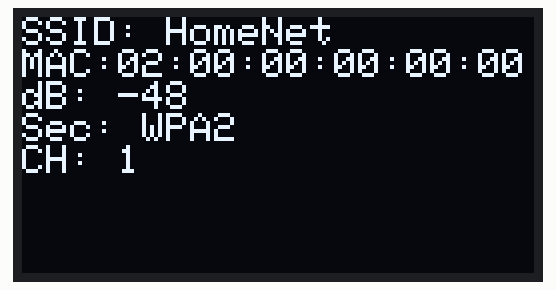
Bench run of a sketch on a simulated ESP32. Shown: 128×64 one-colour display. A WiFi scan finds three made-up networks.

Above: at 2.1 s.
At 8.2 s:
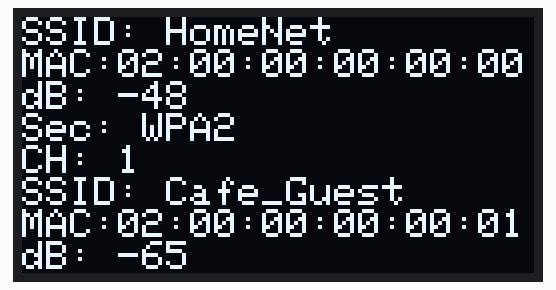
At 15.4 s:
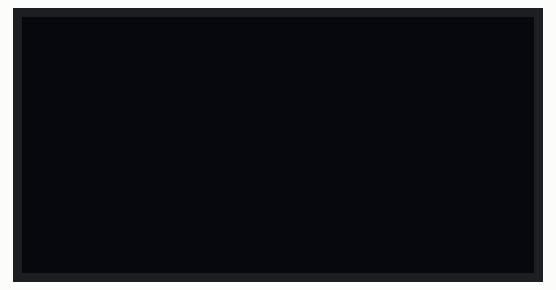

The sketch:

OtherWiFiScanner.ino
```cpp
#include <Wire.h>
#include <Adafruit_GFX.h>
#include <Adafruit_SSD1306.h>
#include <WiFi.h>

#define OLED_ADDRESS 0x3C
#define SCREEN_WIDTH 128
#define SCREEN_HEIGHT 64
#define OLED_SDA_PIN 4    // nebo jiný pin, který jste si vybrali
#define OLED_SCL_PIN 5    // nebo jiný pin, který jste si vybrali
#define OLED_RESET    -1 // nebo jiný pin, který chcete použít pro reset

Adafruit_SSD1306 display(SCREEN_WIDTH, SCREEN_HEIGHT, &Wire, OLED_RESET);


void setup() {
  Wire.begin(OLED_SDA_PIN, OLED_SCL_PIN);

  if (!display.begin(SSD1306_SWITCHCAPVCC, OLED_ADDRESS)) {
    Serial.println(F("Zobrazovač SSD1306 nenačítaný."));
    for (;;);
  }

  display.setTextSize(1);
  display.setTextColor(SSD1306_WHITE);
  display.clearDisplay();
  display.display();
}

void loop() {
  int n = WiFi.scanNetworks();

  display.clearDisplay();
  display.setCursor(0, 0);

  for (int i = 0; i < n; i++) {
    display.print("SSID: ");
    display.println(WiFi.SSID(i));

    display.print("MAC:");
    display.println(WiFi.BSSIDstr(i));

    display.print("dB: ");
    display.println(WiFi.RSSI(i));

    display.print("Sec: ");
    display.println(getEncryptionTypeText(WiFi.encryptionType(i)));

    display.print("CH: ");
    display.println(WiFi.channel(i));

    display.display();

    delay(1000);
  }

  // Vyčistíme displej po každých 9 sekundách
  static unsigned long lastDisplayClearTime = 0;
  if (millis() - lastDisplayClearTime >= 14000) {
    display.clearDisplay();
    display.display();
    lastDisplayClearTime = millis();
  }
}

String getEncryptionTypeText(uint8_t encryptionType) {
  switch (encryptionType) {
    case WIFI_AUTH_OPEN:
      return "None";
    case WIFI_AUTH_WEP:
      return "WEP";
    case WIFI_AUTH_WPA_PSK:
      return "WPA";
    case WIFI_AUTH_WPA2_PSK:
      return "WPA2";
    case WIFI_AUTH_WPA_WPA2_PSK:
      return "WPA/WPA2";
    case WIFI_AUTH_WPA2_ENTERPRISE:
      return "WPA2 Enterprise";
    default:
      return "Unknown";
  }
}
```

esp32-CHANNEL-Jammer.ino
```cpp
// Well, IT DIDNT WORK CUZ esp32 WiFi lib needs to be able to do that !
```

Measured:
- by itself, everything shown: repeats every 15.3 s, in 7 steps
- what the display in image 0 shows lasts 1.0 s, from 2.1 s to 3.1 s
- what the display in image 1 shows lasts 4.0 s, from 8.2 s to 12.2 s
- what the display in image 2 shows lasts 2.0 s, from 15.3 s to 17.3 s
